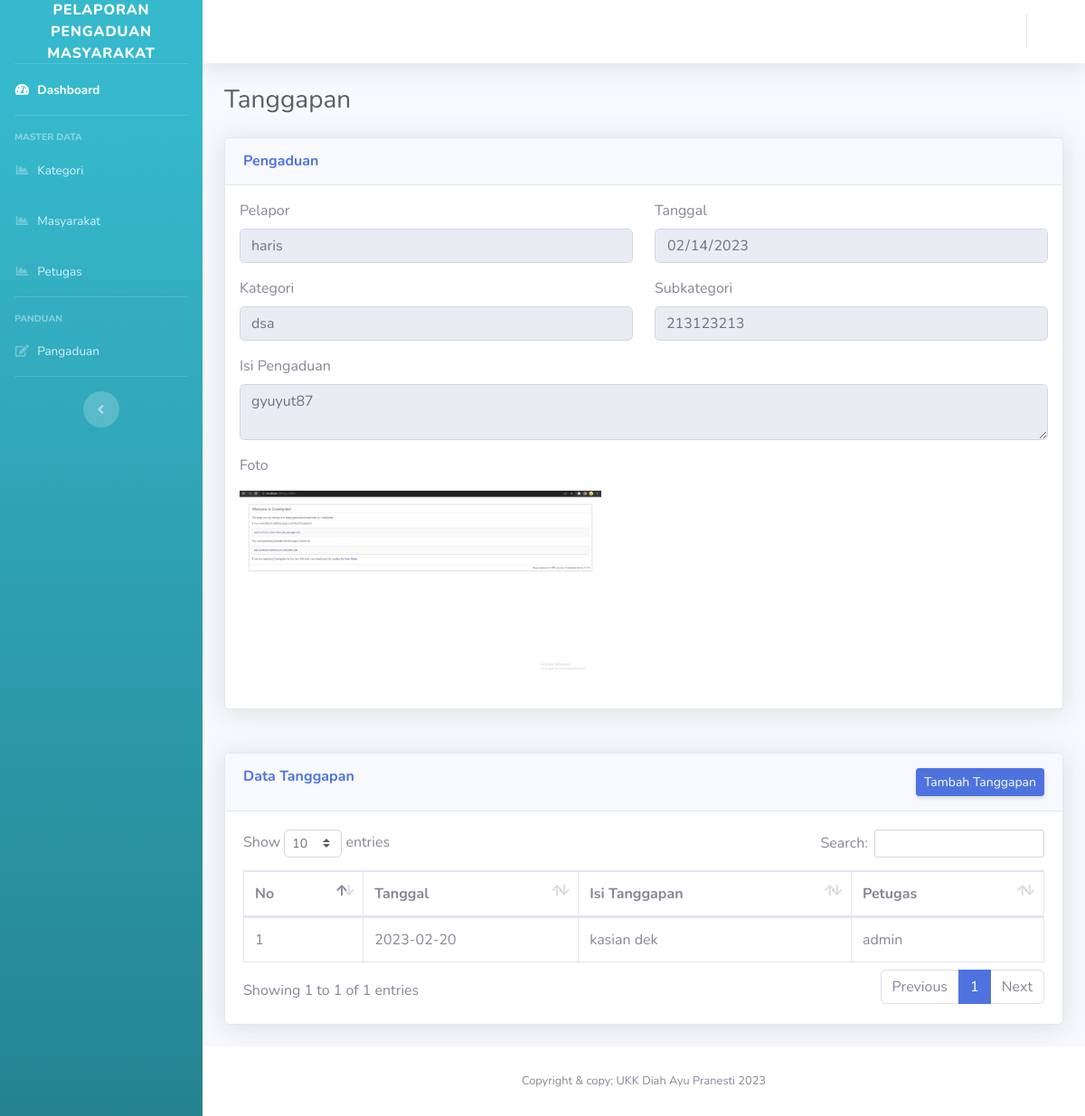
The app's page /Admin/statusproses/7 with its own data.
### tables this page shows
CREATE TABLE `pengaduan` (
  `id_pengaduan` int(11) NOT NULL,
  `tanggal_pengaduan` date NOT NULL,
  `nik` varchar(16) NOT NULL,
  `kategori` varchar(128) NOT NULL,
  `subkategori` varchar(128) NOT NULL,
  `isi_laporan` text NOT NULL,
  `foto` varchar(255) NOT NULL,
  `status` enum('0','proses','selesai') NOT NULL
);

CREATE TABLE `masyarakat` (
  `id` int(11) NOT NULL,
  `nik` int(16) NOT NULL,
  `nama` varchar(35) NOT NULL,
  `username` varchar(25) NOT NULL,
  `password` varchar(128) NOT NULL,
  `telepon` varchar(13) NOT NULL,
  `active` enum('active','suspend') NOT NULL
);

CREATE TABLE `kategori` (
  `id` int(11) NOT NULL,
  `kategori` varchar(255) NOT NULL
);

CREATE TABLE `subkategori` (
  `id_subkategori` int(128) NOT NULL,
  `id_kategori` int(11) NOT NULL,
  `sub_kategori` varchar(255) NOT NULL
);

CREATE TABLE `tanggapan` (
  `id_tanggapan` int(11) NOT NULL,
  `id_pengaduan` int(11) NOT NULL,
  `tgl_tanggapan` date NOT NULL,
  `tanggapan` text NOT NULL,
  `id_petugas` int(11) NOT NULL
);

CREATE TABLE `petugas` (
  `id_petugas` int(11) NOT NULL,
  `nama_petugas` varchar(35) NOT NULL,
  `username` varchar(25) NOT NULL,
  `password` varchar(128) NOT NULL,
  `telp` varchar(13) NOT NULL,
  `level` enum('admin','petugas') NOT NULL,
  `active` enum('active','suspend') NOT NULL
);

### application/controllers/Admin.php (called while the page is built, shortened)
<?php
class Admin extends CI_Controller {
	public function __construct()
	{
		$this->load->model('m_admin');
	}
	public function statusproses($id)
	{
		$data['user'] = $this->m_admin->userData($this->session->userData('username'))->row_array();
		$data['masyarakat'] = $this->m_admin->masyarakat()->result_array();
		$data['p'] = $this->m_admin->detail_pengaduan($id)->row_array();
		$data['petugas'] = $this->m_admin->petugas()->result_array();
		$data['tanggapanproses'] = $this->m_admin->tanggapanproses($id)->result_array();
		$this->load->view('template/Header');
        $this->load->view('template/Sidebar',$data);
        $this->load->view('template/Topbar',$data);
		$this->load->view('admin/admin_proses',$data);
		$this->load->view('template/Footer');
	}
}

### index.php (called while the page is built, shortened)
<?php
require_once BASEPATH.'core/CodeIgniter.php';

### application/models/m_admin.php (called while the page is built, shortened)
<?php
class m_admin extends CI_Model
{
   function detail_pengaduan($id)
   {
      $this->db->select('*');
      $this->db->from('pengaduan');
      $this->db->join('masyarakat', 'masyarakat.nik=pengaduan.nik');
      $this->db->join('kategori', 'kategori.id=pengaduan.kategori');
      $this->db->join('subkategori','subkategori.id_subkategori=pengaduan.subkategori');
      $this->db->where('id_pengaduan',$id);
      return $this->db->get();
   }
   public function tanggapanproses($id)
   {
      $this->db->select('*');
      $this->db->from('tanggapan');
      $this->db->join('petugas', 'petugas.id_petugas=tanggapan.id_petugas');
      $this->db->where('id_pengaduan',$id);
      return $this->db->get();
   }
}

### application/views/admin/admin_proses.php (the view, shortened to what this page needs)
<div class="container-fluid">
    <div class="d-sm-flex align-items-center justify-content-between mb-4">
        <h1 class="h3 mb-0 text-gray-800">Tanggapan</h1>
    </div>
    <div class="row">
        <div class="col-lg mb-4">
            <div class="card shadow mb-4">
                <div class="card-header py-3">
                    <h6 class="m-0 font-weight-bold text-primary">Pengaduan</h6>
                </div>
                <div class="modal-body">
                    <form method="post" action="<?= base_url('Admin/statusproses') . $p['id_pengaduan'] ?>">
                        <fieldset disabled>
                            <div class="row">
                                <div class="mb-3 col-md-6">
                                    <label for="exampleInputEmail1">Pelapor</label>
                                    <input type="text" class="form-control" id="pelapor" aria-describedby="emailHelp" value="<?= $p['nama'] ?>">
                                </div>
                                <div class="mb-3 col-md-6">
                                    <label for="exampleInputPassword1">Tanggal</label>
                                    <input type="date" class="form-control" id="tanggal" value="<?= $p['tanggal_pengaduan'] ?>">
                                </div>
                                <div class="mb-3 col-md-6">
                                    <label for="exampleInputEmail1">Kategori</label>
                                    <input type="text" class="form-control" id="kategori" aria-describedby="emailHelp" value="<?= $p['kategori'] ?>">
                                </div>
                                <div class="mb-3 col-md-6">
                                    <label for="exampleInputEmail1">Subkategori</label>
                                    <input type="text" class="form-control" id="subkategori" aria-describedby="emailHelp" value="<?= $p['sub_kategori'] ?>">
                                </div>
                            </div>
                            <div class="mb-3">
                                <label for="exampleInputEmail1">Isi Pengaduan</label>
                                <textarea type="text" class="form-control" id="subkategori" aria-describedby="emailHelp" value=""><?= $p['isi_laporan'] ?></textarea>
                            </div>
                            <div class="mb-3">
                                <p>Foto</p>
                                <img src="<?= base_url('assets/img/uploads/') . $p['foto'] ?>" alt="" width="400px">
                            </div>
                        </fieldset>
                </div>
            </div>
        </div>
    </div>
    <div>
        <div class="card shadow mb-4">
            <div class="card-header py-3">
                <div class="d-flex align-text-center">
                    <h6 class="m-0 font-weight-bold text-primary">Data Tanggapan</h6>
                    <button type="button" class="ml-auto d-none d-sm-inline-block btn btn-sm btn-primary shadow-sm" data-toggle="modal" data-target="#exampleModal">
                        Tambah Tanggapan
                    </button>
                </div>
            </div>
            <div class="card-body">
                <div class="table-responsive">
                    <table class="table table-bordered" id="dataTable" width="100%" cellspacing="0">
                        <thead>
                            <tr>
                                <th>No</th>
                                <th>Tanggal</th>
                                <th>Isi Tanggapan</th>
                                <th>Petugas</th>
                            </tr>
                        </thead>
                        <tbody>
                            <?php $no = 1;
                            foreach ($tanggapanproses as $tp) : ?>
                                <tr>
                                    <td><?= $no++ ?></td>
                                    <td><?= $tp['tgl_tanggapan'] ?></td>
                                    <td><?= $tp['tanggapan'] ?></td>
                                    <td><?= $tp['nama_petugas'] ?></td>
                                </tr>
                            <?php
                            endforeach; ?>
                        </tbody>
                    </table>
                </div>
            </div>
        </div>
    </div>
</div>
</div>

### records on screen
pengaduan: nama "haris", tanggal_pengaduan "02/14/2023", kategori "dsa", sub_kategori "213123213", isi_laporan "gyuyut87", foto (picture)
tanggapan: tgl_tanggapan "2023-02-20", tanggapan "kasian dek", id_petugas.nama_petugas "admin"
